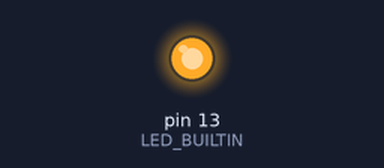
The sketch below on a simulated Arduino Uno, built with avr-gcc and run on an emulated ATmega328P. Shown: output pins drawn as LEDs (lit = HIGH).

Above: at 0.4 s.
At 15.8 s:
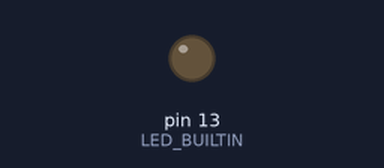
Timing chart, 0 to 17.4 s (numbered marks = the images above):
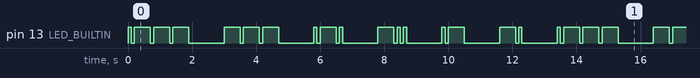

The sketch:

BlinkName.ino
```cpp
/*
  BlinkName

  Blinks the name Jordan in morse code using an LED
*/

const int DOT = 100;
const int DASH = 500;
const int OFF = 100;
const int SPACE = 1000;

void setup() {
  pinMode(LED_BUILTIN, OUTPUT);
}

void dot() {
  digitalWrite(LED_BUILTIN, HIGH);
  delay(DOT);
  digitalWrite(LED_BUILTIN, LOW);
  delay(OFF);
}

void dash() {
  digitalWrite(LED_BUILTIN, HIGH);
  delay(DASH);
  digitalWrite(LED_BUILTIN, LOW);
  delay(OFF);
}

void loop() {
  //J
  dot();
  dash();
  dash();
  dash();
  delay(SPACE);

  //O
  dash();
  dash();
  dash();
  delay(SPACE);

  //R
  dot();
  dash();
  dot();
  delay(SPACE);

  //D
  dash();
  dot();
  dot();
  delay(SPACE);

  //A
  dot();
  dash();
  delay(SPACE);

  //N
  dash();
  dot();
  delay(SPACE);
}
```

Measured:
- by itself, pin 13 (LED_BUILTIN): moves between LOW and HIGH, repeating every 13.4 s
- by itself, everything shown: repeats every 13.4 s, in 34 steps
